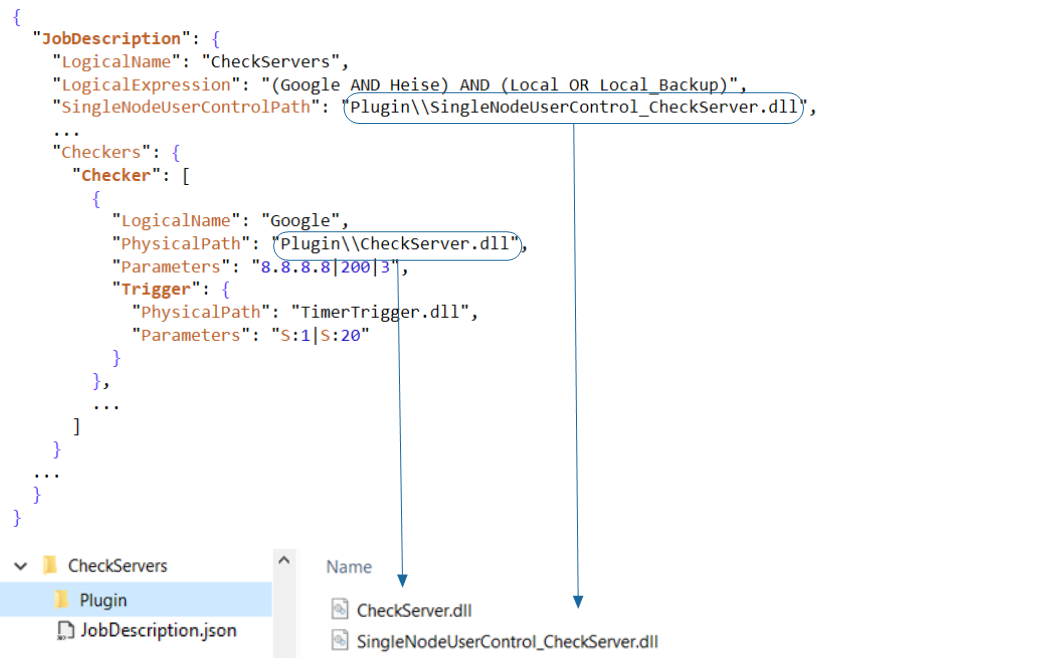
#> input picture Vishnu.doc.en/hhc_hhk_creator/media/CheckServers_JobDescription_Directory_json_labeled.png, 1056 x 660 px
$ python png2base64.py
#> lines starting #> are read from the running program, lines starting #| are printed output that depends on the picture
import os
import base64
import mimetypes
from pathlib import Path
from PIL import Image

# --- Konfiguration ---
# image_path = Path("media/Trigger_TestJobDescription_json.png")  # Pfad zum Eingabebild
image_path = Path("media/CheckServers_JobDescription_Directory_json_labeled.png")  # Pfad zum Eingabebild
output_path = Path(os.path.splitext(image_path)[0] + ".html")

# Zwischenschritt um 1-Pixel Ränder rechts und unte zu entfernen.
# Diese werden u.U. von ClickChards Pro bei "Abbildung exportieren..." erzeugt,
# obwohl Rand 0 eingestellt ist.
img = Image.open(image_path)
#> img is the input picture: PIL image 1056x660 RGBA; mean R, G, B, A 249.9, 249.8, 250, 255
clean = img.crop((0, 0, img.width - 1, img.height - 1))
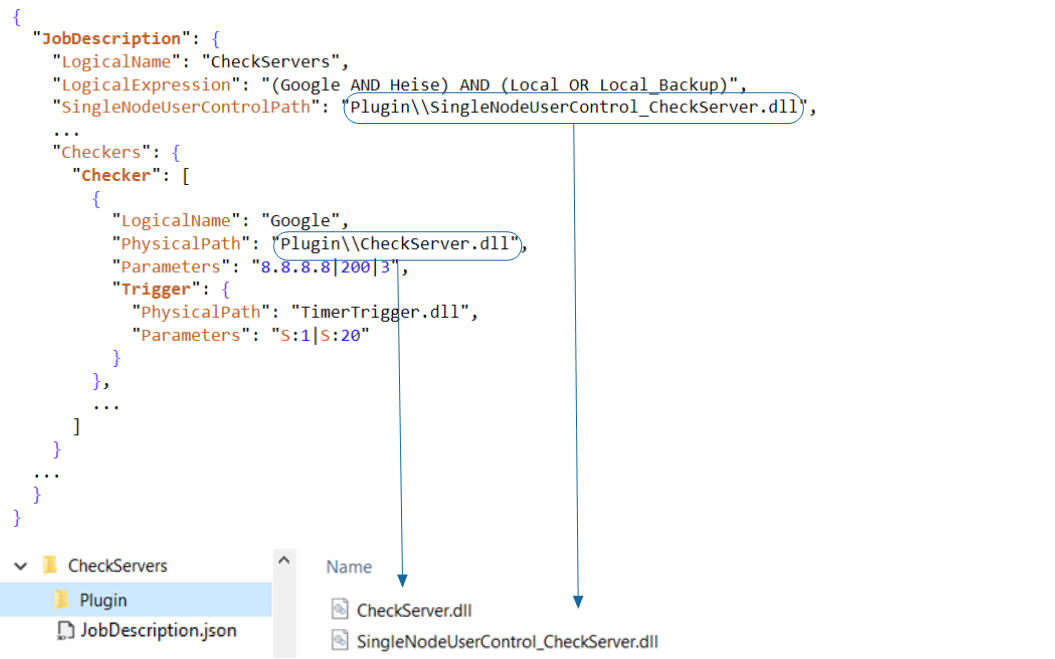
#> clean: PIL image 1055x659 RGBA; mean R, G, B, A 249.9, 249.8, 250, 255
image_path = Path("bild_ohne_rand.png")
clean.save("bild_ohne_rand.png")

# MIME-Typ automatisch ermitteln (z. B. image/png)
mime_type, _ = mimetypes.guess_type(image_path)
if mime_type is None:
    mime_type = "application/octet-stream"

# Datei lesen und in Base64 umwandeln
with open(image_path, "rb") as f:
    encoded = base64.b64encode(f.read()).decode("utf-8")

# HTML-kompatibler Data-URI
data_uri = f"data:{mime_type};base64,{encoded}"

# Ausgabe auf Konsole
print(data_uri)

# Optional: in HTML-Datei speichern
output_path.write_text(f'<img src="{data_uri}" alt="Embedded Image" />', encoding="utf-8")

print(f"\nData-URI wurde in '{output_path}' gespeichert.")

$ run again, with Vishnu.doc.en/hhc_hhk_creator/media/Trigger_TestJobDescription_json.png copied over Vishnu.doc.en/hhc_hhk_creator/media/CheckServers_JobDescription_Directory_json_labeled.png
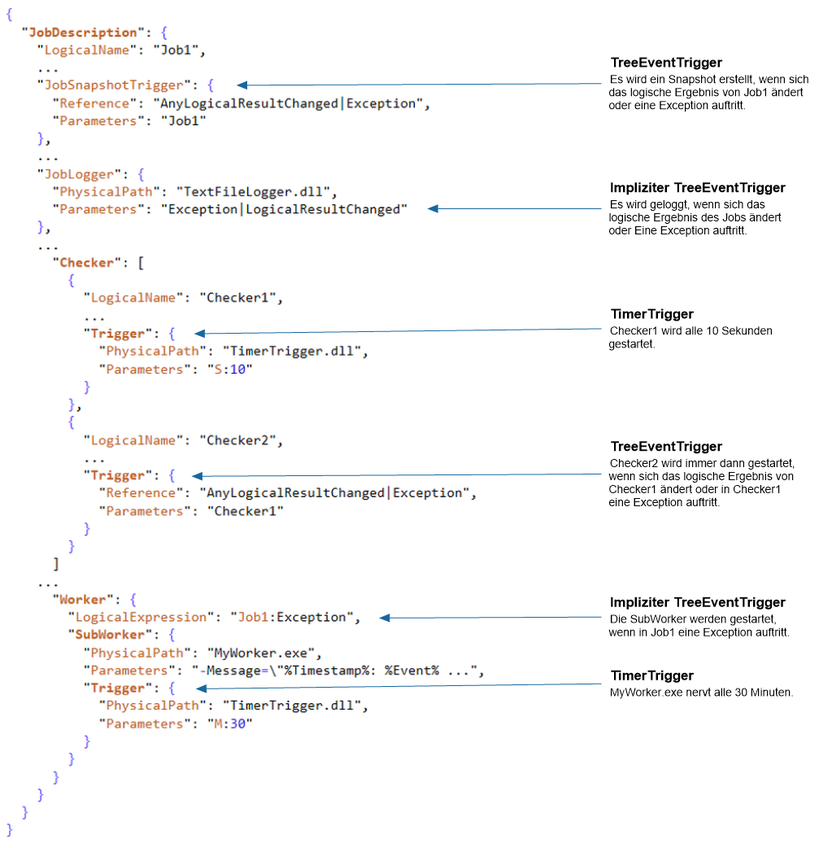
#> input picture Vishnu.doc.en/hhc_hhk_creator/media/Trigger_TestJobDescription_json.png, 832 x 848 px, shrunk from 1023 x 1042 before the run
#> img is the input picture: PIL image 832x848 RGBA; mean R, G, B, A 247.8, 247.2, 247.1, 254
#> `clean = img.crop((0, 0, img.width - 1, img.height - 1))`:
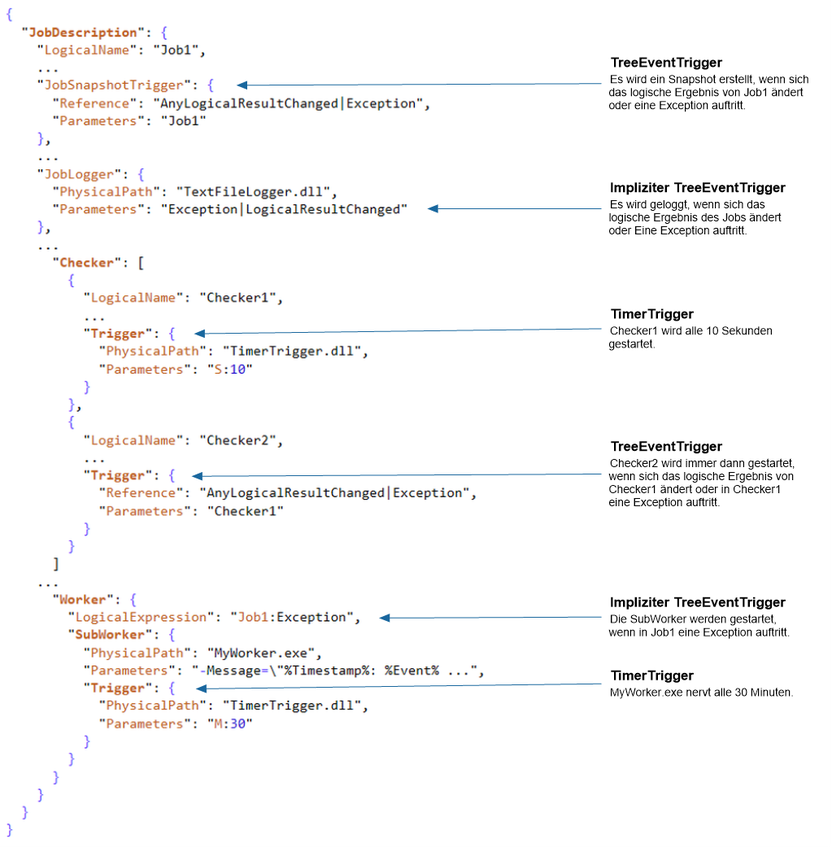
#> clean: PIL image 831x847 RGBA; mean R, G, B, A 248.4, 247.8, 247.7, 254.6; transparent parts drawn white
